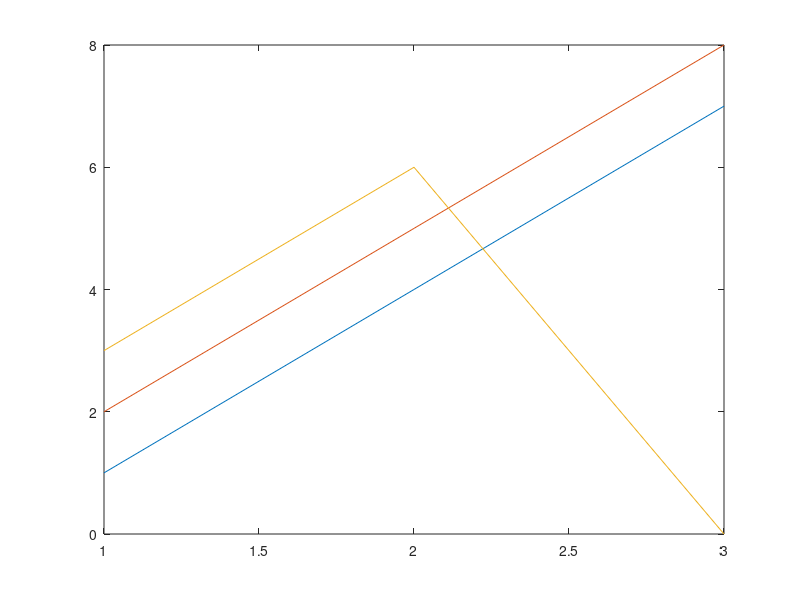

The MATLAB source for this figure:
#!/usr/bin/octave -qf

%octave script file demo made by amoblin at 2010年12月09日 星期四 17时01分39秒

a=[0:0.1:10];
plot(sin(a))
pause

%matrix
A=[1 2 3; 4 5 6; 7 8 0]

%转置 乘法 求逆
B = A' + A*A

%向量或矩阵大小
size(B)

%转置
inv(A)

%vector
b=[1; 0; 2]

c=[2; 4; 6]

%点积
dot(b,c)

%叉积
cross(b,c)

%返回向量长度
length(b)

%左除 Ax=b时计算x
x=A\b


%图形输出
plot(A)
pause

% 3x2的随机矩阵[0-1]
B = rand(3,3)

%单位矩阵
C = eye(3)

%零向量
zeros(3)

%显示所有变量
who

%自由输入
disp("Hello, World!")

%清除A变量
clear A

%清除所有变量
clear all

input('Press any key...');
